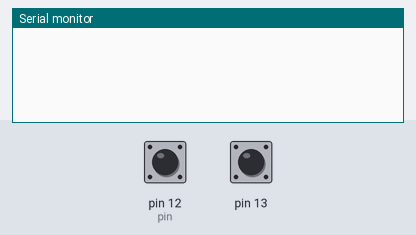
The sketch below on a simulated Arduino Uno, built with avr-gcc and run on an emulated ATmega328P. Parts: the last lines printed to the serial monitor. Inputs (shaded band) come from the test bench; at power-on: pin 12 (pin) LOW, pin 13 LOW. Random numbers use the default seed unless the sketch sets one.

Above: at 1.2 s.
1.3 s: pin 12 (pin) pulsed HIGH 2 times (0.12 s each, 0.3 s apart)
At 3.0 s:
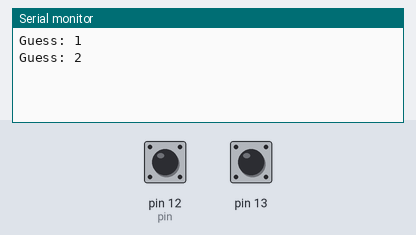
3.4 s: pin 13 pulsed HIGH 2 times (0.12 s each, 0.3 s apart)
At 4.2 s:
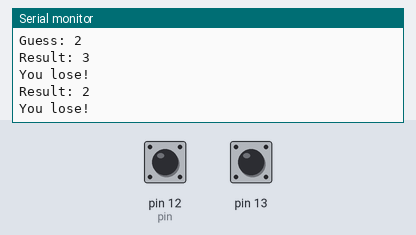

The sketch:

DiceGame.ino
```cpp
struct{
  int pin;
  int button;
  int state;
  int num;
} a, b;

void setup(){
  a.pin = 12;
  b.pin = 13;

  pinMode(a.pin, INPUT);
  pinMode(b.pin, INPUT);
  Serial.begin(9600);
  randomSeed(analogRead(0));
}

void loop(){

  a.button = digitalRead(a.pin);
  b.button = digitalRead(b.pin);
  delay(10);

  if(a.button!=a.state && a.button==0){
    if(a.num==6) a.num = 0;
    a.num++;
    Serial.print("Guess: ");
    Serial.println(a.num);
  }

  if(b.button!=b.state && b.button==0){
    b.num = random(1,7);
    Serial.print("Result: ");
    Serial.println(b.num);
    if(a.num==b.num) Serial.println("You win!");
    else Serial.println("You lose!");

    a.num = 0;
    b.num = 7;
  }

  a.state = a.button;
  b.state = b.button;
}
```

Measured:
- after the input at 1.3 s, the serial monitor: prints a new line after 0.13 s (image 1)
- after the input at 3.4 s, the serial monitor: prints a new line after 0.14 s (image 2)
